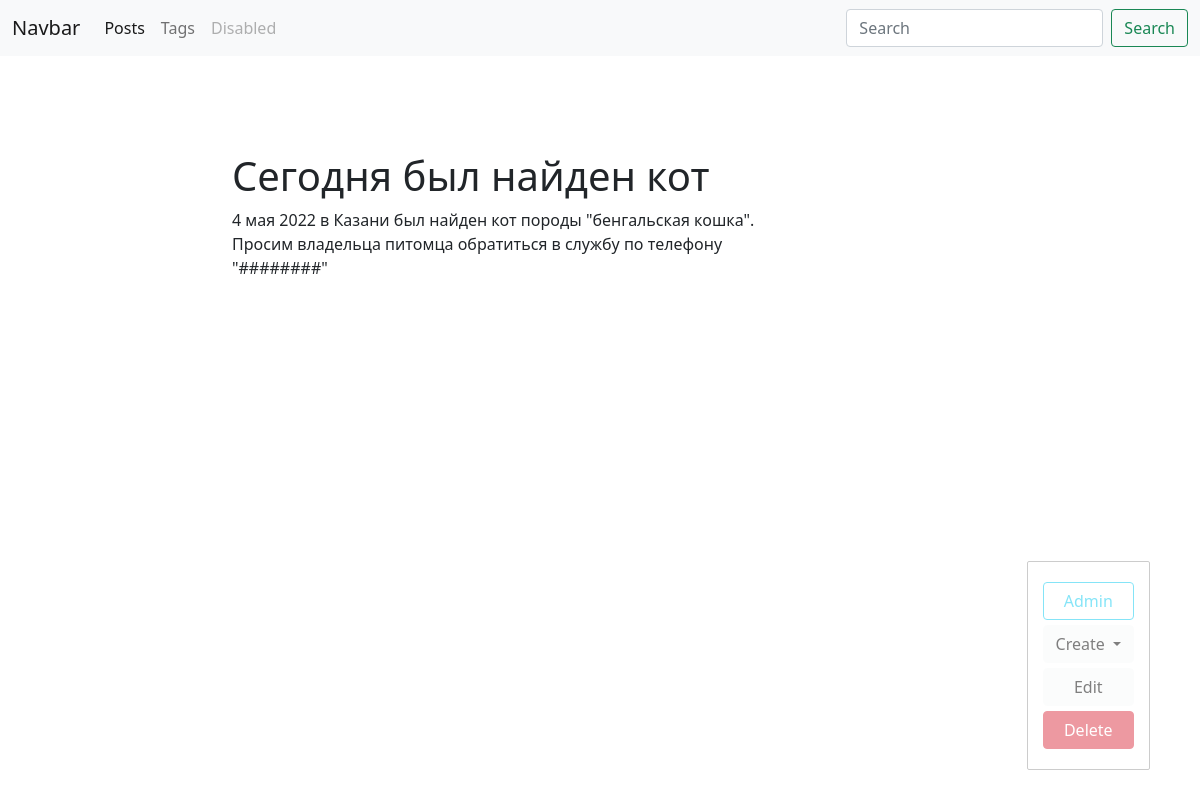
The page /blog/post/Cats/ (signed in) on the database its author committed.
### blog/models.py (models this page shows, shortened)
class Post(models.Model):
    title = models.CharField(max_length = 150, db_index = True)
    slug = models.SlugField(max_length = 150, blank = True, unique = True) # Тот же самый CharField, но с ограниченным количеством символов
    body = models.TextField(blank = True, db_index = True)
    tags = models.ManyToManyField('Tag', blank=True, related_name='posts')
    date_pub = models.DateTimeField(auto_now_add = True)
    def get_update_url(self):
        return reverse('post_update_url', kwargs={'slug': self.slug})
    def get_delete_url(self):
        return reverse('post_delete_url', kwargs={'slug': self.slug})
    class Meta:
        ordering = ['date_pub'] # Сортировка по дате

### blog/views.py (the view)
# urls.py: path('post/<str:slug>/', PostDetail.as_view(), name='post_detail_url'),
class PostDetail(ObjectDetailMixin, View):
    model = Post
    template = 'blog/post_detail.html'

### blog/utils.py (called while the page is built)
    def get(self, request, slug):
        obj = get_object_or_404(self.model, slug__iexact = slug)
        return render(request, self.template, context={self.model.__name__.lower(): obj,
        'admin_object': obj, 'detail': True})

### blog/templates/blog/post_detail.html (shortened to what this page needs)
{% extends 'blog/base_blog.html' %}
{% block content %}
    <h1 class="mt-5">
        {{ post.title }}
    </h1>
    <p>
        {{ post.body }}
    </p>
{% endblock %}

### rows shown on the page
Post: title "Сегодня был найден кот", body "4 мая 2022 в Казани был найден кот породы \"бенгальская кошка\". Просим владельца питомца обратиться в службу по телефону \"########\""
